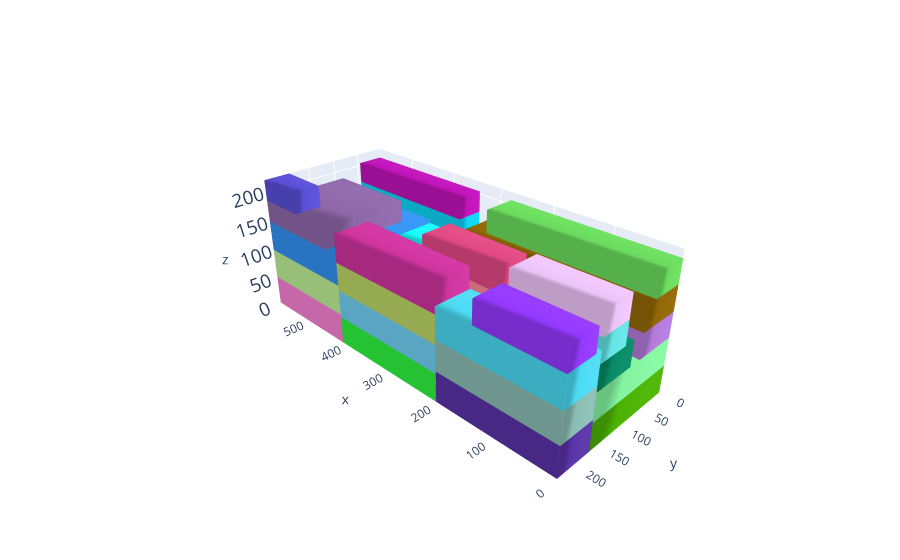

Notebook code for this chart:
### Code cell
cont, execution_time,total_volume = MLCP_function(alpha=5.0,beta=1.0,gamma=0.1,delta=1.0,p=0.02,instance=5)

L = cont.l;W = cont.w; H = cont.h

box_dims = []
for aabb in cont.aabbs:
  box_dims.append([aabb.xmin,aabb.ymin,aabb.zmin,aabb.xmax,aabb.ymax,aabb.zmax])

bxplot.plot_container([L,W,H], box_dims)

### Figure 1 — Plotly figure (JSON) as saved in the notebook; plotly's stock layout.template omitted (floating-point values rounded to 4 significant figures)
{"data": [{"color": "rgb(74.9973284105407,176.97690172836326,3.1358007490220157)", "i": [7, 0, 0, 0, 4, 4, 2, 6, 4, 0, 3, 7], "j": [3, 4, 1, 2, 5, 6, 5, 5, 0, 1, 2, 2], "k": [0, 7, 2, 3, 6, 7, 1, 2, 5, 5, 7, 6], "opacity": 1, "type": "mesh3d", "x": [0, 0, 344, 344, 0, 0, 344, 344], "y": [0, 168, 168, 0, 0, 168, 168, 0], "z": [0, 0, 0, 0, 45, 45, 45, 45]}, {"color": "rgb(251.92735751156488,225.52552277995886,136.32387161251984)", "i": [7, 0, 0, 0, 4, 4, 2, 6, 4, 0, 3, 7], "j": [3, 4, 1, 2, 5, 6, 5, 5, 0, 1, 2, 2], "k": [0, 7, 2, 3, 6, 7, 1, 2, 5, 5, 7, 6], "opacity": 1, "type": "mesh3d", "x": [344, 344, 587, 587, 344, 344, 587, 587], "y": [0, 45, 45, 0, 0, 45, 45, 0], "z": [0, 0, 0, 0, 34, 34, 34, 34]}, {"color": "rgb(88.43195936259056,51.513386294943274,166.75794762154362)", "i": [7, 0, 0, 0, 4, 4, 2, 6, 4, 0, 3, 7], "j": [3, 4, 1, 2, 5, 6, 5, 5, 0, 1, 2, 2], "k": [0, 7, 2, 3, 6, 7, 1, 2, 5, 5, 7, 6], "opacity": 1, "type": "mesh3d", "x": [0, 0, 204, 204, 0, 0, 204, 204], "y": [168, 233, 233, 168, 168, 233, 233, 168], "z": [0, 0, 0, 0, 50, 50, 50, 50]}, {"color": "rgb(247.53974006257732,128.62111578049974,213.10458997940194)", "i": [7, 0, 0, 0, 4, 4, 2, 6, 4, 0, 3, 7], "j": [3, 4, 1, 2, 5, 6, 5, 5, 0, 1, 2, 2], "k": [0, 7, 2, 3, 6, 7, 1, 2, 5, 5, 7, 6], "opacity": 1, "type": "mesh3d", "x": [411, 411, 587, 587, 411, 411, 587, 587], "y": [45, 233, 233, 45, 45, 233, 233, 45], "z": [0, 0, 0, 0, 50, 50, 50, 50]}, {"color": "rgb(103.26059134482612,10.865021859544683,145.1826724128001)", "i": [7, 0, 0, 0, 4, 4, 2, 6, 4, 0, 3, 7], "j": [3, 4, 1, 2, 5, 6, 5, 5, 0, 1, 2, 2], "k": [0, 7, 2, 3, 6, 7, 1, 2, 5, 5, 7, 6], "opacity": 1, "type": "mesh3d", "x": [344, 344, 587, 587, 344, 344, 587, 587], "y": [0, 45, 45, 0, 0, 45, 45, 0], "z": [34, 34, 34, 34, 68, 68, 68, 68]}, {"color": "rgb(131.73259568722807,242.53713943451575,159.39658010983393)", "i": [7, 0, 0, 0, 4, 4, 2, 6, 4, 0, 3, 7], "j": [3, 4, 1, 2, 5, 6, 5, 5, 0, 1, 2, 2], "k": [0, 7, 2, 3, 6, 7, 1, 2, 5, 5, 7, 6], "opacity": 1, "type": "mesh3d", "x": [0, 0, 344, 344, 0, 0, 344, 344], "y": [0, 168, 168, 0, 0, 168, 168, 0], "z": [45, 45, 45, 45, 90, 90, 90, 90]}, {"color": "rgb(190.15998477349027,238.6977925537715,149.90284407931304)", "i": [7, 0, 0, 0, 4, 4, 2, 6, 4, 0, 3, 7], "j": [3, 4, 1, 2, 5, 6, 5, 5, 0, 1, 2, 2], "k": [0, 7, 2, 3, 6, 7, 1, 2, 5, 5, 7, 6], "opacity": 1, "type": "mesh3d", "x": [411, 411, 587, 587, 411, 411, 587, 587], "y": [45, 233, 233, 45, 45, 233, 233, 45], "z": [50, 50, 50, 50, 100, 100, 100, 100]}, {"color": "rgb(136.92516298708168,187.5243364433993,177.68932483500632)", "i": [7, 0, 0, 0, 4, 4, 2, 6, 4, 0, 3, 7], "j": [3, 4, 1, 2, 5, 6, 5, 5, 0, 1, 2, 2], "k": [0, 7, 2, 3, 6, 7, 1, 2, 5, 5, 7, 6], "opacity": 1, "type": "mesh3d", "x": [0, 0, 204, 204, 0, 0, 204, 204], "y": [168, 233, 233, 168, 168, 233, 233, 168], "z": [50, 50, 50, 50, 100, 100, 100, 100]}, {"color": "rgb(53.31318408678747,40.74088259268147,206.57025692479723)", "i": [7, 0, 0, 0, 4, 4, 2, 6, 4, 0, 3, 7], "j": [3, 4, 1, 2, 5, 6, 5, 5, 0, 1, 2, 2], "k": [0, 7, 2, 3, 6, 7, 1, 2, 5, 5, 7, 6], "opacity": 1, "type": "mesh3d", "x": [344, 344, 587, 587, 344, 344, 587, 587], "y": [0, 45, 45, 0, 0, 45, 45, 0], "z": [68, 68, 68, 68, 102, 102, 102, 102]}, {"color": "rgb(178.53688410166586,122.10041235408058,218.9308438808705)", "i": [7, 0, 0, 0, 4, 4, 2, 6, 4, 0, 3, 7], "j": [3, 4, 1, 2, 5, 6, 5, 5, 0, 1, 2, 2], "k": [0, 7, 2, 3, 6, 7, 1, 2, 5, 5, 7, 6], "opacity": 1, "type": "mesh3d", "x": [0, 0, 312, 312, 0, 0, 312, 312], "y": [0, 73, 73, 0, 0, 73, 73, 0], "z": [90, 90, 90, 90, 130, 130, 130, 130]}, {"color": "rgb(75.56093245083542,216.60154197543523,240.8280610349559)", "i": [7, 0, 0, 0, 4, 4, 2, 6, 4, 0, 3, 7], "j": [3, 4, 1, 2, 5, 6, 5, 5, 0, 1, 2, 2], "k": [0, 7, 2, 3, 6, 7, 1, 2, 5, 5, 7, 6], "opacity": 1, "type": "mesh3d", "x": [0, 0, 204, 204, 0, 0, 204, 204], "y": [168, 233, 233, 168, 168, 233, 233, 168], "z": [100, 100, 100, 100, 150, 150, 150, 150]}, {"color": "rgb(51.64432512047169,145.57215359727564,241.2336535147464)", "i": [7, 0, 0, 0, 4, 4, 2, 6, 4, 0, 3, 7], "j": [3, 4, 1, 2, 5, 6, 5, 5, 0, 1, 2, 2], "k": [0, 7, 2, 3, 6, 7, 1, 2, 5, 5, 7, 6], "opacity": 1, "type": "mesh3d", "x": [411, 411, 587, 587, 411, 411, 587, 587], "y": [45, 233, 233, 45, 45, 233, 233, 45], "z": [100, 100, 100, 100, 150, 150, 150, 150]}, {"color": "rgb(233.00080214101357,239.76538459704182,95.91849085721675)", "i": [7, 0, 0, 0, 4, 4, 2, 6, 4, 0, 3, 7], "j": [3, 4, 1, 2, 5, 6, 5, 5, 0, 1, 2, 2], "k": [0, 7, 2, 3, 6, 7, 1, 2, 5, 5, 7, 6], "opacity": 1, "type": "mesh3d", "x": [344, 344, 587, 587, 344, 344, 587, 587], "y": [0, 45, 45, 0, 0, 45, 45, 0], "z": [102, 102, 102, 102, 136, 136, 136, 136]}, {"color": "rgb(144.59635713472247,103.39297523427688,4.712864010134315)", "i": [7, 0, 0, 0, 4, 4, 2, 6, 4, 0, 3, 7], "j": [3, 4, 1, 2, 5, 6, 5, 5, 0, 1, 2, 2], "k": [0, 7, 2, 3, 6, 7, 1, 2, 5, 5, 7, 6], "opacity": 1, "type": "mesh3d", "x": [0, 0, 312, 312, 0, 0, 312, 312], "y": [0, 73, 73, 0, 0, 73, 73, 0], "z": [130, 130, 130, 130, 170, 170, 170, 170]}, {"color": "rgb(15.016065051160934,211.7597928432551,244.1367618125907)", "i": [7, 0, 0, 0, 4, 4, 2, 6, 4, 0, 3, 7], "j": [3, 4, 1, 2, 5, 6, 5, 5, 0, 1, 2, 2], "k": [0, 7, 2, 3, 6, 7, 1, 2, 5, 5, 7, 6], "opacity": 1, "type": "mesh3d", "x": [344, 344, 587, 587, 344, 344, 587, 587], "y": [0, 45, 45, 0, 0, 45, 45, 0], "z": [136, 136, 136, 136, 170, 170, 170, 170]}, {"color": "rgb(146.80449443128862,56.18459828042624,251.96410761068796)", "i": [7, 0, 0, 0, 4, 4, 2, 6, 4, 0, 3, 7], "j": [3, 4, 1, 2, 5, 6, 5, 5, 0, 1, 2, 2], "k": [0, 7, 2, 3, 6, 7, 1, 2, 5, 5, 7, 6], "opacity": 1, "type": "mesh3d", "x": [0, 0, 140, 140, 0, 0, 140, 140], "y": [179, 233, 233, 179, 179, 233, 233, 179], "z": [150, 150, 150, 150, 187, 187, 187, 187]}, {"color": "rgb(142.0164158928422,103.25418553209914,168.29266925029575)", "i": [7, 0, 0, 0, 4, 4, 2, 6, 4, 0, 3, 7], "j": [3, 4, 1, 2, 5, 6, 5, 5, 0, 1, 2, 2], "k": [0, 7, 2, 3, 6, 7, 1, 2, 5, 5, 7, 6], "opacity": 1, "type": "mesh3d", "x": [437, 437, 587, 587, 437, 437, 587, 587], "y": [83, 233, 233, 83, 83, 233, 233, 83], "z": [150, 150, 150, 150, 186, 186, 186, 186]}, {"color": "rgb(5.045394927076239,138.19707677130057,100.4486327662205)", "i": [7, 0, 0, 0, 4, 4, 2, 6, 4, 0, 3, 7], "j": [3, 4, 1, 2, 5, 6, 5, 5, 0, 1, 2, 2], "k": [0, 7, 2, 3, 6, 7, 1, 2, 5, 5, 7, 6], "opacity": 1, "type": "mesh3d", "x": [0, 0, 156, 156, 0, 0, 156, 156], "y": [95, 168, 168, 95, 95, 168, 168, 95], "z": [90, 90, 90, 90, 130, 130, 130, 130]}, {"color": "rgb(106.7118955602093,219.21400989293105,93.70029743605679)", "i": [7, 0, 0, 0, 4, 4, 2, 6, 4, 0, 3, 7], "j": [3, 4, 1, 2, 5, 6, 5, 5, 0, 1, 2, 2], "k": [0, 7, 2, 3, 6, 7, 1, 2, 5, 5, 7, 6], "opacity": 1, "type": "mesh3d", "x": [0, 0, 280, 280, 0, 0, 280, 280], "y": [0, 54, 54, 0, 0, 54, 54, 0], "z": [170, 170, 170, 170, 207, 207, 207, 207]}, {"color": "rgb(192.31670606305522,19.41755233188048,185.13570290946075)", "i": [7, 0, 0, 0, 4, 4, 2, 6, 4, 0, 3, 7], "j": [3, 4, 1, 2, 5, 6, 5, 5, 0, 1, 2, 2], "k": [0, 7, 2, 3, 6, 7, 1, 2, 5, 5, 7, 6], "opacity": 1, "type": "mesh3d", "x": [344, 344, 587, 587, 344, 344, 587, 587], "y": [0, 45, 45, 0, 0, 45, 45, 0], "z": [170, 170, 170, 170, 204, 204, 204, 204]}, {"color": "rgb(46.48136732312464,243.11184849075082,63.401111202926494)", "i": [7, 0, 0, 0, 4, 4, 2, 6, 4, 0, 3, 7], "j": [3, 4, 1, 2, 5, 6, 5, 5, 0, 1, 2, 2], "k": [0, 7, 2, 3, 6, 7, 1, 2, 5, 5, 7, 6], "opacity": 1, "type": "mesh3d", "x": [204, 204, 411, 411, 204, 204, 411, 411], "y": [170, 233, 233, 170, 170, 233, 233, 170], "z": [0, 0, 0, 0, 46, 46, 46, 46]}, {"color": "rgb(89.30236352219771,78.60164541640373,213.787797449703)", "i": [7, 0, 0, 0, 4, 4, 2, 6, 4, 0, 3, 7], "j": [3, 4, 1, 2, 5, 6, 5, 5, 0, 1, 2, 2], "k": [0, 7, 2, 3, 6, 7, 1, 2, 5, 5, 7, 6], "opacity": 1, "type": "mesh3d", "x": [506, 506, 587, 587, 506, 506, 587, 587], "y": [188, 233, 233, 188, 188, 233, 233, 188], "z": [186, 186, 186, 186, 220, 220, 220, 220]}, {"color": "rgb(98.29387549217218,225.85831239078763,225.03893298377255)", "i": [7, 0, 0, 0, 4, 4, 2, 6, 4, 0, 3, 7], "j": [3, 4, 1, 2, 5, 6, 5, 5, 0, 1, 2, 2], "k": [0, 7, 2, 3, 6, 7, 1, 2, 5, 5, 7, 6], "opacity": 1, "type": "mesh3d", "x": [0, 0, 140, 140, 0, 0, 140, 140], "y": [114, 168, 168, 114, 114, 168, 168, 114], "z": [130, 130, 130, 130, 167, 167, 167, 167]}, {"color": "rgb(140.73041335119976,209.14765538530702,190.43921662087138)", "i": [7, 0, 0, 0, 4, 4, 2, 6, 4, 0, 3, 7], "j": [3, 4, 1, 2, 5, 6, 5, 5, 0, 1, 2, 2], "k": [0, 7, 2, 3, 6, 7, 1, 2, 5, 5, 7, 6], "opacity": 1, "type": "mesh3d", "x": [344, 344, 411, 411, 344, 344, 411, 411], "y": [45, 157, 157, 45, 45, 157, 157, 45], "z": [0, 0, 0, 0, 72, 72, 72, 72]}, {"color": "rgb(112.07615149822192,206.03025764839816,242.06450614276415)", "i": [7, 0, 0, 0, 4, 4, 2, 6, 4, 0, 3, 7], "j": [3, 4, 1, 2, 5, 6, 5, 5, 0, 1, 2, 2], "k": [0, 7, 2, 3, 6, 7, 1, 2, 5, 5, 7, 6], "opacity": 1, "type": "mesh3d", "x": [204, 204, 411, 411, 204, 204, 411, 411], "y": [170, 233, 233, 170, 170, 233, 233, 170], "z": [46, 46, 46, 46, 92, 92, 92, 92]}, {"color": "rgb(235.66179895196976,195.11630663389124,247.5921055524221)", "i": [7, 0, 0, 0, 4, 4, 2, 6, 4, 0, 3, 7], "j": [3, 4, 1, 2, 5, 6, 5, 5, 0, 1, 2, 2], "k": [0, 7, 2, 3, 6, 7, 1, 2, 5, 5, 7, 6], "opacity": 1, "type": "mesh3d", "x": [0, 0, 140, 140, 0, 0, 140, 140], "y": [114, 168, 168, 114, 114, 168, 168, 114], "z": [167, 167, 167, 167, 204, 204, 204, 204]}, {"color": "rgb(187.9716325895721,212.62717050917794,102.80975736852676)", "i": [7, 0, 0, 0, 4, 4, 2, 6, 4, 0, 3, 7], "j": [3, 4, 1, 2, 5, 6, 5, 5, 0, 1, 2, 2], "k": [0, 7, 2, 3, 6, 7, 1, 2, 5, 5, 7, 6], "opacity": 1, "type": "mesh3d", "x": [204, 204, 411, 411, 204, 204, 411, 411], "y": [170, 233, 233, 170, 170, 233, 233, 170], "z": [92, 92, 92, 92, 138, 138, 138, 138]}, {"color": "rgb(22.721153357688134,254.1277763466765,250.8248054469922)", "i": [7, 0, 0, 0, 4, 4, 2, 6, 4, 0, 3, 7], "j": [3, 4, 1, 2, 5, 6, 5, 5, 0, 1, 2, 2], "k": [0, 7, 2, 3, 6, 7, 1, 2, 5, 5, 7, 6], "opacity": 1, "type": "mesh3d", "x": [355, 355, 411, 411, 355, 355, 411, 411], "y": [45, 112, 112, 45, 45, 112, 112, 45], "z": [72, 72, 72, 72, 144, 144, 144, 144]}, {"color": "rgb(84.1866497730995,12.291884979139999,28.883500394129534)", "i": [7, 0, 0, 0, 4, 4, 2, 6, 4, 0, 3, 7], "j": [3, 4, 1, 2, 5, 6, 5, 5, 0, 1, 2, 2], "k": [0, 7, 2, 3, 6, 7, 1, 2, 5, 5, 7, 6], "opacity": 1, "type": "mesh3d", "x": [156, 156, 306, 306, 156, 156, 306, 306], "y": [93, 168, 168, 93, 93, 168, 168, 93], "z": [90, 90, 90, 90, 126, 126, 126, 126]}, {"color": "rgb(206.5728925630422,51.68791857927634,158.05507881016095)", "i": [7, 0, 0, 0, 4, 4, 2, 6, 4, 0, 3, 7], "j": [3, 4, 1, 2, 5, 6, 5, 5, 0, 1, 2, 2], "k": [0, 7, 2, 3, 6, 7, 1, 2, 5, 5, 7, 6], "opacity": 1, "type": "mesh3d", "x": [204, 204, 411, 411, 204, 204, 411, 411], "y": [170, 233, 233, 170, 170, 233, 233, 170], "z": [138, 138, 138, 138, 184, 184, 184, 184]}, {"color": "rgb(254.1194859734012,132.66416699972655,154.10684081733865)", "i": [7, 0, 0, 0, 4, 4, 2, 6, 4, 0, 3, 7], "j": [3, 4, 1, 2, 5, 6, 5, 5, 0, 1, 2, 2], "k": [0, 7, 2, 3, 6, 7, 1, 2, 5, 5, 7, 6], "opacity": 1, "type": "mesh3d", "x": [156, 156, 306, 306, 156, 156, 306, 306], "y": [93, 168, 168, 93, 93, 168, 168, 93], "z": [126, 126, 126, 126, 162, 162, 162, 162]}, {"color": "rgb(224.61594559638655,72.71371692554531,131.41841584648688)", "i": [7, 0, 0, 0, 4, 4, 2, 6, 4, 0, 3, 7], "j": [3, 4, 1, 2, 5, 6, 5, 5, 0, 1, 2, 2], "k": [0, 7, 2, 3, 6, 7, 1, 2, 5, 5, 7, 6], "opacity": 1, "type": "mesh3d", "x": [156, 156, 296, 296, 156, 156, 296, 296], "y": [114, 168, 168, 114, 114, 168, 168, 114], "z": [162, 162, 162, 162, 199, 199, 199, 199]}], "layout": {"autosize": false, "margin": {"b": 0, "l": 0, "r": 0, "t": 0}, "paper_bgcolor": "rgba(0,0,0,0)", "scene": {"camera": {"center": {"x": 0, "y": 0, "z": 0}, "eye": {"x": -2, "y": 2, "z": 1.5}, "up": {"x": 0, "y": 0, "z": 1}}, "xaxis": {"nticks": 10, "range": [0, 587], "showspikes": false}, "yaxis": {"nticks": 5, "range": [0, 233], "showspikes": false}, "zaxis": {"nticks": 5, "range": [0, 220], "tickfont": {"size": 15}}}}}
